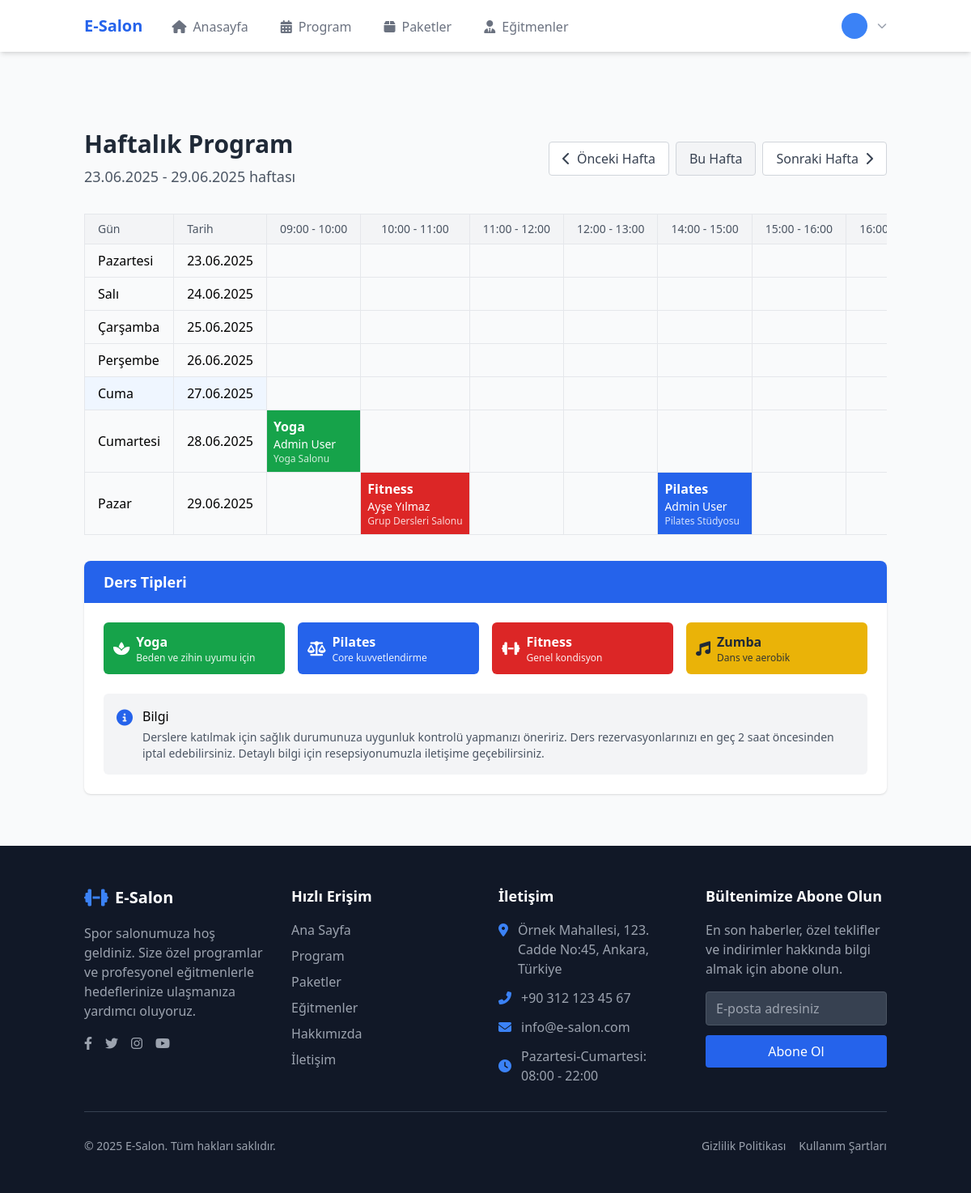
Screenshot of /program.php with the database file from the repository.
### tables this page shows
CREATE TABLE IF NOT EXISTS classes (
    id INT AUTO_INCREMENT PRIMARY KEY,
    class_name VARCHAR(100) NOT NULL,
    class_type ENUM('yoga', 'pilates', 'fitness', 'zumba', 'other') NOT NULL,
    trainer_id INT,
    room_id INT NOT NULL,
    capacity INT NOT NULL,
    description TEXT,
    class_date DATE NOT NULL,
    start_time TIME NOT NULL,
    end_time TIME NOT NULL,
    is_active TINYINT(1) NOT NULL DEFAULT 1,
    created_at DATETIME NOT NULL,
    updated_at DATETIME,
    FOREIGN KEY (trainer_id) REFERENCES users(id) ON DELETE SET NULL,
    FOREIGN KEY (room_id) REFERENCES rooms(id)
);

CREATE TABLE IF NOT EXISTS users (
    id INT AUTO_INCREMENT PRIMARY KEY,
    first_name VARCHAR(50) NOT NULL,
    last_name VARCHAR(50) NOT NULL,
    name VARCHAR(100) GENERATED ALWAYS AS (CONCAT(first_name, ' ', last_name)) STORED,
    email VARCHAR(100) NOT NULL UNIQUE,
    phone VARCHAR(20),
    password VARCHAR(255) NOT NULL,
    role ENUM('admin', 'staff', 'member', 'trainer') NOT NULL DEFAULT 'member',
    is_active TINYINT(1) NOT NULL DEFAULT 1,
    profile_image VARCHAR(255),
    specialization VARCHAR(100),
    bio TEXT,
    certifications TEXT,
    expertise TEXT,
    created_at DATETIME NOT NULL,
    updated_at DATETIME
);

CREATE TABLE IF NOT EXISTS rooms (
    id INT AUTO_INCREMENT PRIMARY KEY,
    name VARCHAR(100) NOT NULL,
    capacity INT NOT NULL,
    description TEXT,
    is_active TINYINT(1) NOT NULL DEFAULT 1,
    created_at DATETIME NOT NULL,
    updated_at DATETIME
);

### controllers/MenuController.php (called while the page is built, shortened)
<?php
class MenuController {
    private $db;
    public function __construct() {
        $this->db = connectDB();
    }
    public function showProgram() {
        $startOfWeek = date('Y-m-d', strtotime('monday this week'));
        $endOfWeek = date('Y-m-d', strtotime('sunday this week'));
        $query = "SELECT c.*,
                 u.name as trainer_name,
                 r.name as room_name
                 FROM classes c
                 JOIN users u ON c.trainer_id = u.id
                 JOIN rooms r ON c.room_id = r.id
                 WHERE c.class_date BETWEEN :start_date AND :end_date
                 ORDER BY c.class_date, c.start_time";
        $stmt = $this->db->prepare($query);
        $stmt->bindParam(':start_date', $startOfWeek);
        $stmt->bindParam(':end_date', $endOfWeek);
        $stmt->execute();
        $classes = $stmt->fetchAll();
        $weekProgram = [];
        $days = ['Pazartesi', 'Salı', 'Çarşamba', 'Perşembe', 'Cuma', 'Cumartesi', 'Pazar'];
        foreach ($days as $index => $day) {
            $date = date('Y-m-d', strtotime($startOfWeek . ' +' . $index . ' days'));
            $weekProgram[$date] = [
                'date' => $date,
                'day_name' => $day,
                'classes' => []
            ];
        }
        foreach ($classes as $class) {
            $classDate = $class['class_date'];
            if (isset($weekProgram[$classDate])) {
                $weekProgram[$classDate]['classes'][] = $class;
            }
        }
        include_once 'views/program/index.php';
    }
}
?>

### program.php (called while the page is built, shortened)
<?php
require_once 'config/config.php';
require_once 'controllers/MenuController.php';
$controller = new MenuController();
$controller->showProgram();
?>

### config/config.php (called while the page is built, shortened)
<?php
function connectDB() {
    try {
        $dsn = "mysql:host=" . DB_HOST . ";dbname=" . DB_NAME . ";charset=utf8mb4";
        $options = [
            PDO::ATTR_ERRMODE => PDO::ERRMODE_EXCEPTION,
            PDO::ATTR_DEFAULT_FETCH_MODE => PDO::FETCH_ASSOC,
            PDO::ATTR_EMULATE_PREPARES => false,
        ];
        return new PDO($dsn, DB_USER, DB_PASS, $options);
    } catch (PDOException $e) {
        if (DEBUG) {
            die("Veritabanı bağlantı hatası: " . $e->getMessage());
        } else {
            die("Veritabanı bağlantısı sağlanamadı.");
        }
    }
}
?>

### views/program/index.php (the view, shortened to what this page needs)
<?php include_once 'views/partials/header.php'; ?>
<div class="container mx-auto px-4 py-8">
    <div class="flex flex-col md:flex-row justify-between items-center mb-8">
        <div>
            <h1 class="text-2xl md:text-3xl font-bold mb-2 text-gray-800">Haftalık Program</h1>
            <p class="text-lg text-gray-600">
                <?php echo date('d.m.Y', strtotime($startOfWeek)); ?> -
                <?php echo date('d.m.Y', strtotime($endOfWeek)); ?> haftası
            </p>
        </div>
        <div class="mt-4 md:mt-0">
            <div class="flex space-x-2">
                <a href="program.php?week=prev" class="inline-flex items-center py-2 px-4 bg-white border border-gray-300 rounded text-gray-700 hover:bg-gray-50">
                    <i class="fas fa-chevron-left mr-2"></i> Önceki Hafta
                </a>
                <a href="program.php" class="inline-flex items-center py-2 px-4 bg-gray-100 border border-gray-300 rounded text-gray-700 hover:bg-gray-200">
                    Bu Hafta
                </a>
                <a href="program.php?week=next" class="inline-flex items-center py-2 px-4 bg-white border border-gray-300 rounded text-gray-700 hover:bg-gray-50">
                    Sonraki Hafta <i class="fas fa-chevron-right ml-2"></i>
                </a>
            </div>
        </div>
    </div>
    <div class="overflow-auto mb-8">
        <div class="min-w-max">
            <table class="w-full border-collapse">
                <thead>
                    <tr>
                        <th class="border bg-gray-100 px-4 py-2 text-left text-sm font-medium text-gray-600">Gün</th>
                        <th class="border bg-gray-100 px-4 py-2 text-left text-sm font-medium text-gray-600">Tarih</th>
                        <th class="border bg-gray-100 px-4 py-2 text-center text-sm font-medium text-gray-600">09:00 - 10:00</th>
                        <th class="border bg-gray-100 px-4 py-2 text-center text-sm font-medium text-gray-600">10:00 - 11:00</th>
                        <th class="border bg-gray-100 px-4 py-2 text-center text-sm font-medium text-gray-600">11:00 - 12:00</th>
                        <th class="border bg-gray-100 px-4 py-2 text-center text-sm font-medium text-gray-600">12:00 - 13:00</th>
                        <th class="border bg-gray-100 px-4 py-2 text-center text-sm font-medium text-gray-600">14:00 - 15:00</th>
                        <th class="border bg-gray-100 px-4 py-2 text-center text-sm font-medium text-gray-600">15:00 - 16:00</th>
                        <th class="border bg-gray-100 px-4 py-2 text-center text-sm font-medium text-gray-600">16:00 - 17:00</th>
                    </tr>
                </thead>
                <tbody>
                    <?php foreach ($weekProgram as $date => $dayData): ?>
                    <tr>
                        <td class="border px-4 py-2 font-medium <?php echo (date('Y-m-d') == $date) ? 'bg-blue-50' : ''; ?>">
                            <?php echo $dayData['day_name']; ?>
                        </td>
                        <td class="border px-4 py-2 <?php echo (date('Y-m-d') == $date) ? 'bg-blue-50' : ''; ?>">
                            <?php echo date('d.m.Y', strtotime($date)); ?>
                        </td>
                        <?php
                        $timeSlots = [
                            '09:00:00', '10:00:00', '11:00:00', '12:00:00',
                            '14:00:00', '15:00:00', '16:00:00', '17:00:00',
                            '18:00:00', '19:00:00'
                        ];
                        foreach ($timeSlots as $timeSlot):
                            $hasClass = false;
                            foreach ($dayData['classes'] as $class) {
                                if ($class['start_time'] == $timeSlot) {
                                    $hasClass = true;
                                    $bgClass = '';
                                    switch ($class['class_type']) {
                                        case 'yoga':
                                            $bgClass = 'bg-green-600 text-white';
                                            break;
                                        case 'pilates':
                                            $bgClass = 'bg-blue-600 text-white';
                                            break;
                                        case 'fitness':
                                            $bgClass = 'bg-red-600 text-white';
                                            break;
                                    }
                                    echo '<td class="border p-0">';
                                    echo '<div class="' . $bgClass . ' p-2 h-full">';
                                    echo '<div class="font-bold">' . ucfirst($class['class_type']) . '</div>';
                                    echo '<div class="text-sm">' . $class['trainer_name'] . '</div>';
                                    echo '<div class="text-xs opacity-80">' . $class['room_name'] . '</div>';
                                    echo '</div>';
                                    echo '</td>';
                                }
                            }
                            if (!$hasClass) {
                                echo '<td class="border"></td>';
                            }
                        endforeach;
                        ?>
                    </tr>
                    <?php endforeach; ?>
                </tbody>
            </table>
        </div>
    </div>
    <div class="bg-white shadow rounded-lg overflow-hidden mb-8">
        <div class="bg-blue-600 text-white px-6 py-3">
            <h2 class="text-lg font-semibold">Ders Tipleri</h2>
        </div>
        <div class="p-6">
            <div class="grid grid-cols-1 md:grid-cols-4 gap-4">
                <div class="bg-green-600 text-white rounded-md p-3 flex items-center">
                    <div class="mr-2 text-lg"><i class="fas fa-spa"></i></div>
                    <div>
                        <strong>Yoga</strong>
                        <div class="text-xs opacity-90">Beden ve zihin uyumu için</div>
                    </div>
                </div>
                <div class="bg-blue-600 text-white rounded-md p-3 flex items-center">
                    <div class="mr-2 text-lg"><i class="fas fa-balance-scale"></i></div>
                    <div>
                        <strong>Pilates</strong>
                        <div class="text-xs opacity-90">Core kuvvetlendirme</div>
                    </div>
                </div>
                <div class="bg-red-600 text-white rounded-md p-3 flex items-center">
                    <div class="mr-2 text-lg"><i class="fas fa-dumbbell"></i></div>
                    <div>
                        <strong>Fitness</strong>
                        <div class="text-xs opacity-90">Genel kondisyon</div>
                    </div>
                </div>
                <div class="bg-yellow-500 text-gray-800 rounded-md p-3 flex items-center">
                    <div class="mr-2 text-lg"><i class="fas fa-music"></i></div>
                    <div>
                        <strong>Zumba</strong>
                        <div class="text-xs opacity-90">Dans ve aerobik</div>
                    </div>
                </div>
            </div>
            <div class="mt-6 bg-gray-100 p-4 rounded-md">
                <div class="flex items-start">
                    <div class="mr-3 text-blue-600"><i class="fas fa-info-circle text-xl"></i></div>
                    <div>
                        <h3 class="font-medium">Bilgi</h3>
                        <p class="text-sm text-gray-600 mt-1">
                            Derslere katılmak için sağlık durumunuza uygunluk kontrolü yapmanızı öneririz.
                            Ders rezervasyonlarınızı en geç 2 saat öncesinden iptal edebilirsiniz.
                            Detaylı bilgi için resepsiyonumuzla iletişime geçebilirsiniz.
                        </p>
                    </div>
                </div>
            </div>
        </div>
    </div>
</div>
<?php include_once 'views/partials/footer.php'; ?>

### rows the page displays
classes: class_type "Yoga", trainer.name "Admin User", room.name "Yoga Salonu"
classes: class_type "Fitness", trainer.name "Ayşe Yılmaz", room.name "Grup Dersleri Salonu"
classes: class_type "Pilates", trainer.name "Admin User", room.name "Pilates Stüdyosu"

### other values shown
$dayData['day_name'] "Pazartesi"
date('d.m.Y', strtotime($date)) "23.06.2025"
$dayData['day_name'] "Salı"
date('d.m.Y', strtotime($date)) "24.06.2025"
$dayData['day_name'] "Çarşamba"
date('d.m.Y', strtotime($date)) "25.06.2025"
$dayData['day_name'] "Perşembe"
date('d.m.Y', strtotime($date)) "26.06.2025"
$dayData['day_name'] "Cuma"
date('d.m.Y', strtotime($date)) "27.06.2025"
$dayData['day_name'] "Cumartesi"
date('d.m.Y', strtotime($date)) "28.06.2025"
$dayData['day_name'] "Pazar"
date('d.m.Y', strtotime($date)) "29.06.2025"
APP_NAME "E-Salon"
